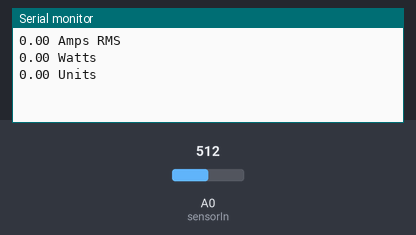
The sketch below on a simulated Arduino Uno, built with avr-gcc and run on an emulated ATmega328P. Parts: the last lines printed to the serial monitor. The inputs (shaded band) are chosen by the test bench; at power-on: A0 (sensorIn) = 512.

Above: at 1.2 s.
1.3 s: A0 (sensorIn) set to 716
At 2.6 s:
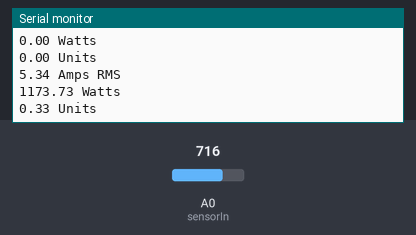
2.8 s: A0 (sensorIn) set to 900
At 3.8 s:
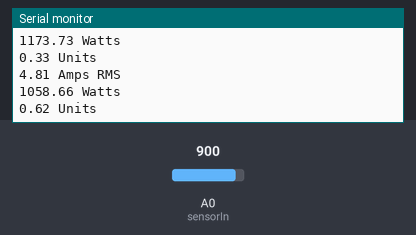
Timing chart, 0 to 5.8 s (numbered marks = the images above; inputs shaded):
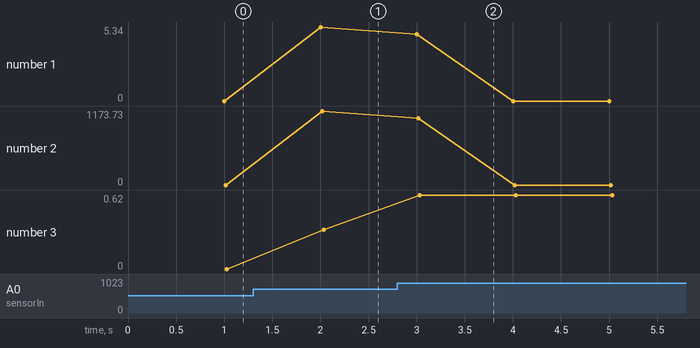

Measured:
- after the input at 1.3 s, the serial monitor: prints a new line after 0.70 s (image 1)
- after the input at 2.8 s, the serial monitor: prints a new line after 0.20 s (image 2)
- plotted number 1: 0 → 5.34 after the input at 1.3 s
- plotted number 2: 0 → 1173.73 after the input at 1.3 s
- plotted number 3: 0 → 0.33 after the input at 1.3 s, 0.33 → 0.62 after the input at 2.8 s

The sketch:

Current_Readings_ACS712.ino
```cpp
/*
Measuring AC Current Using ACS712
*/
const int sensorIn = A0;
int mVperAmp = 66; // use 100 for 20A Module and 66 for 30A Module


double Voltage = 0;
double VRMS = 0;
double AmpsRMS = 0;
double power = 0;
double powerWh = 0;


void setup(){
 Serial.begin(9600);
}

void loop(){


 Voltage = getVPP();
 VRMS = (Voltage/2.0) *0.707;
 AmpsRMS = (VRMS * 1000)/mVperAmp;
 power = 220 * AmpsRMS;
 powerWh = (power / 3600) + powerWh;

 Serial.print(AmpsRMS);
 Serial.println(" Amps RMS");

 Serial.print(power);
 Serial.println(" Watts");

 Serial.print(powerWh);
 Serial.println(" Units");


}

float getVPP()
{
  float result;

  int readValue;             //value read from the sensor
  int maxValue = 0;          // store max value here
  int minValue = 1024;          // store min value here

   uint32_t start_time = millis();
   while((millis()-start_time) < 1000) //sample for 1 Sec
   {
       readValue = analogRead(sensorIn);
       // see if you have a new maxValue
       if (readValue > maxValue)
       {
           /*record the maximum sensor value*/
           maxValue = readValue;
       }
       if (readValue < minValue)
       {
           /*record the maximum sensor value*/
           minValue = readValue;
       }
   }

   // Subtract min from max
   result = ((maxValue - minValue) * 5.0)/1024.0;

   return result;
 }
```
